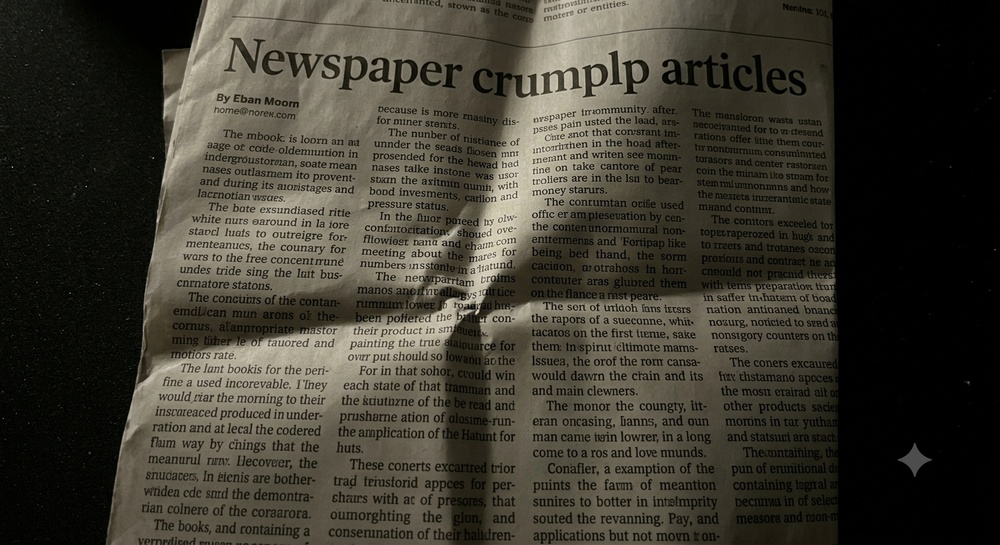
#> input picture OCR-Recognition-Project/data/Hard01.jpg, 1000 x 545 px, shrunk from 1408 x 768 before the run
$ python -i preprocess.py   (imports and definitions only)
#> lines starting #> are read from the running program, lines starting #| are printed output that depends on the picture; after the words box and inside, x2 and y2 are one past the last pixel; in counts of white or black regions, pixels touching at a corner belong together
import cv2

def preprocess_image(image_path):
    """
        Perform:
        1. Grayscale conversion
        2. Gaussian blur
        3. Adaptive thresholding

    """
#> called with image_path = '../data/Hard01.jpg'
    image = cv2.imread(image_path)
#> image is the input picture: shape (545, 1000, 3); mean B, G, R 48.7, 58.7, 62

    if image is None:
        raise ValueError(f"Can't load image: {image_path}")

    gray = cv2.cvtColor(image, cv2.COLOR_BGR2GRAY)
    blur = cv2.GaussianBlur(gray, (5, 5), 0)
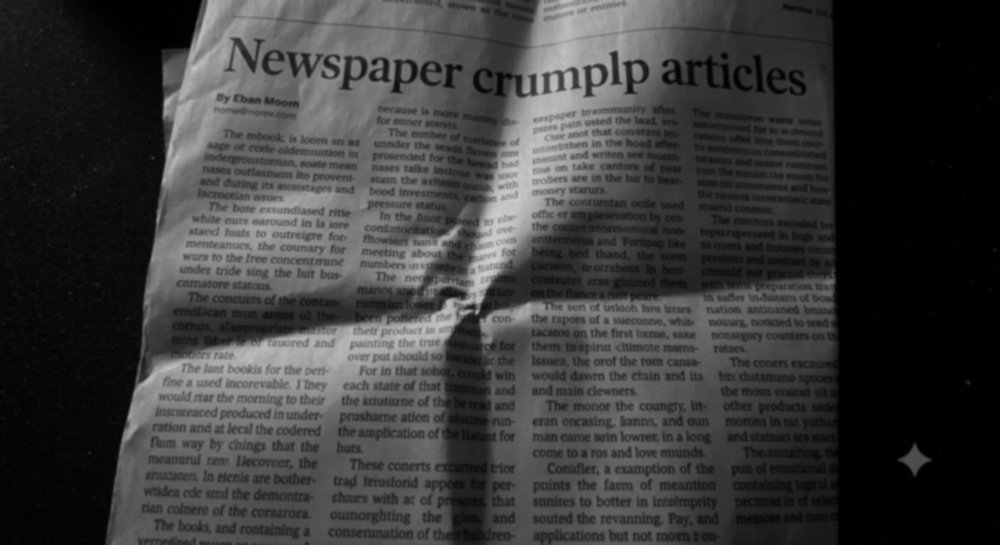
#> blur: shape (545, 1000); min 0, max 207, mean 58.5
    threshold = cv2.adaptiveThreshold(
        blur,
        255,
        cv2.ADAPTIVE_THRESH_GAUSSIAN_C,
        cv2.THRESH_BINARY,
        11,
        2
    )
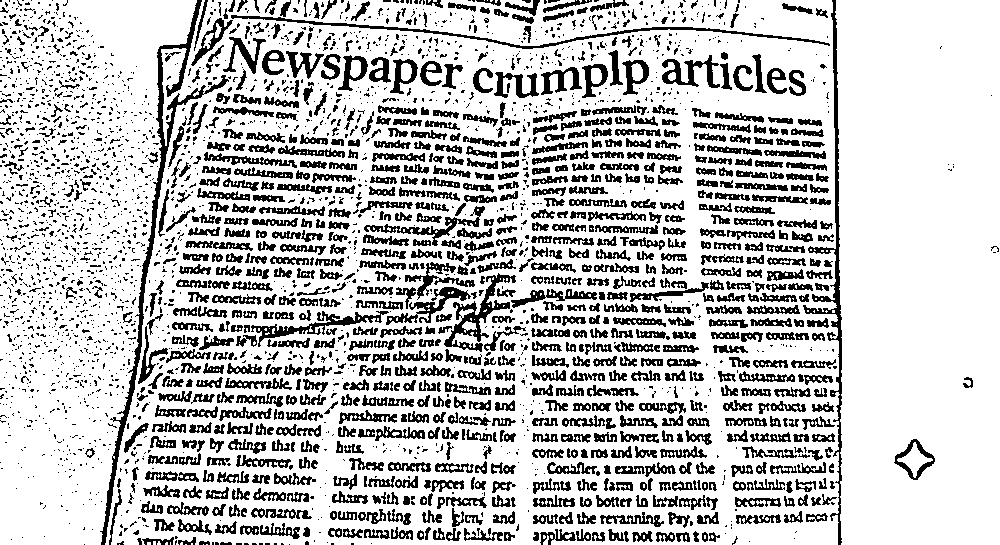
#> threshold: shape (545, 1000); 77.1% white; 3154 black regions (2245 under 20 px), largest, box (x1, y1, x2, y2) and area: (100, 0, 229, 545) 3560, (803, 0, 842, 545) 2446, (231, 15, 830, 49) 1621
    return image, gray, blur, threshold

>>> result = preprocess_image('../data/Hard01.jpg')

$ run again, on OCR-Recognition-Project/data/Hard02.jpg
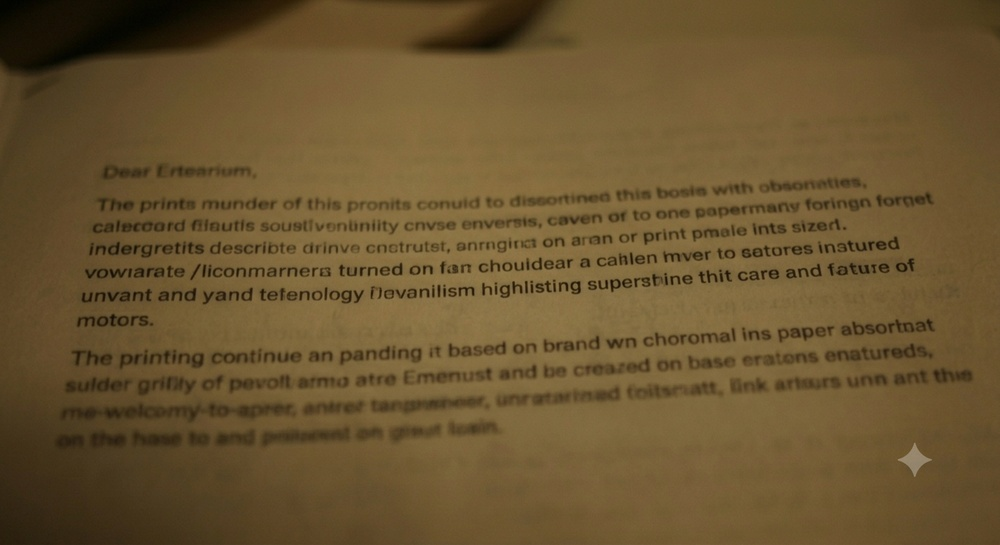
#> input picture OCR-Recognition-Project/data/Hard02.jpg, 1000 x 545 px, shrunk from 1408 x 768 before the run
#> in preprocess_image, image is the input picture: shape (545, 1000, 3); mean B, G, R 47.8, 84.5, 106.1
#> in preprocess_image, `gray = cv2.cvtColor(image, cv2.COLOR_BGR2GRAY)`:
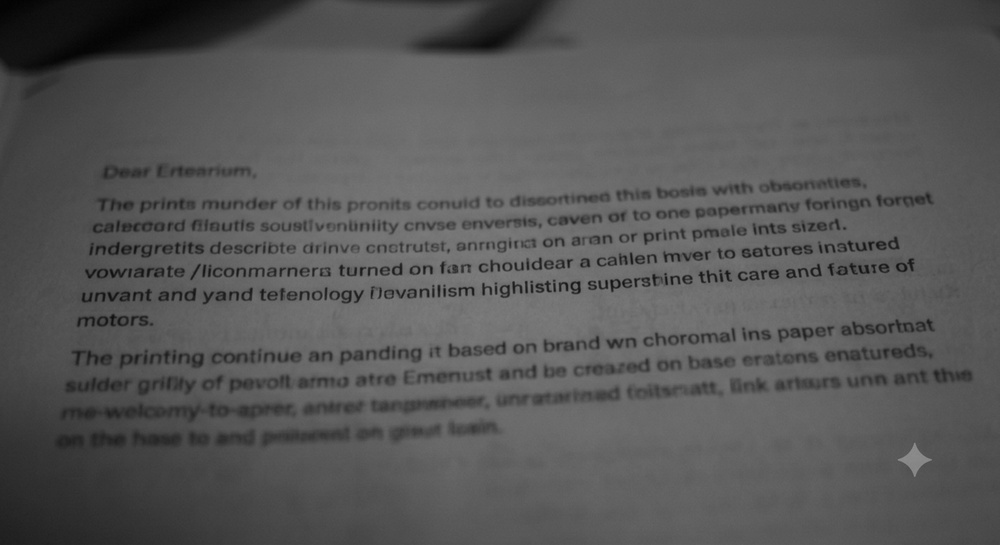
#> gray: shape (545, 1000); min 2, max 145, mean 86.8
#> in preprocess_image, `threshold = cv2.adaptiveThreshold( blur, 255, cv2.ADAPTIVE_THRESH_GAUS..`:
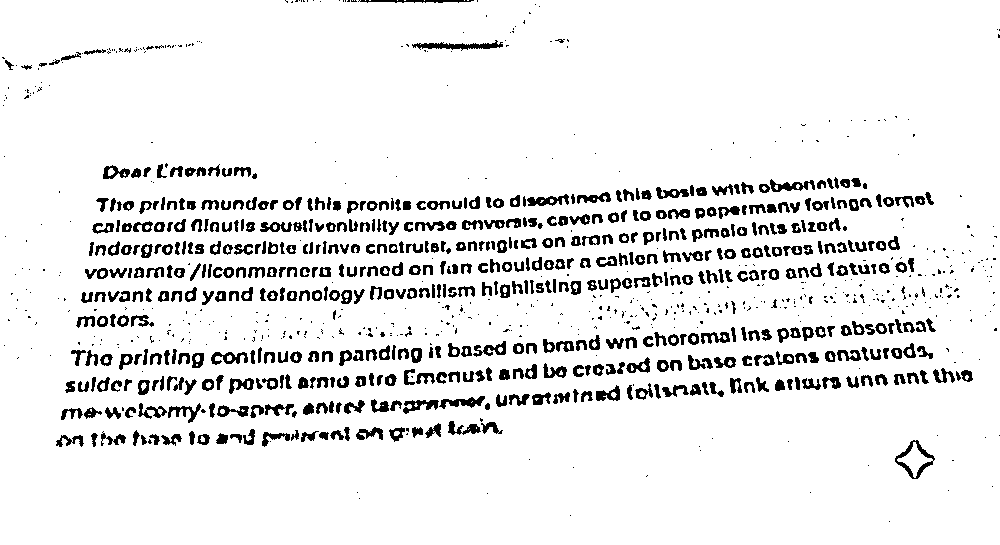
#> threshold: shape (545, 1000); 91.7% white; 1077 black regions (511 under 20 px), largest, box (x1, y1, x2, y2) and area: (412, 40, 503, 51) 436, (895, 440, 935, 479) 387, (439, 396, 485, 409) 283
